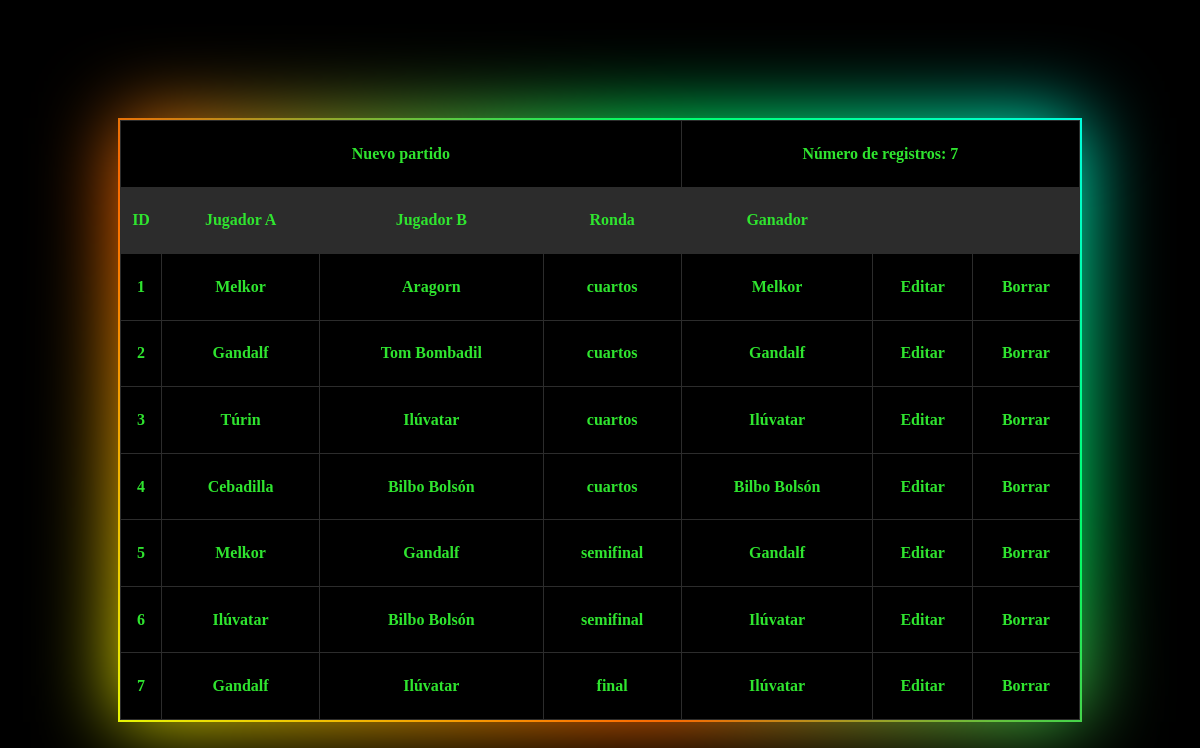
Screenshot of /U4/Ping_pong/vistas/gestionTorneosVista.php?modo=edicion&id=1 with the database file from the repository.
### tables this page shows
CREATE TABLE T_Partido (
    id_partido INT PRIMARY KEY AUTO_INCREMENT,
    id_torneo INT,
    tipo_partido ENUM('cuartos', 'semifinal', 'final'),
    jugador_a varchar(50),
    jugador_b varchar(50),
    ganador varchar(50),
    FOREIGN KEY (id_torneo) REFERENCES T_Torneo (id_torneo)
);

### U4/Ping_pong/accesoDatos/gestionTorneosVistaAccesoDatos.php (called while the page is built, shortened)
<?php
class partidoAccesoDatos {
    function obtener() {
        $conexion = mysqli_connect('localhost','root','1234');
        if (isset($_GET['id'])) {
            $idTorneo = $_GET['id'];
            mysqli_select_db($conexion, 'torneos_pingPong');
        $consulta = mysqli_prepare($conexion, "SELECT
                                                    id_torneo,
                                                    id_partido,
                                                    jugador_a,
                                                    jugador_b,
                                                    tipo_partido,
                                                    ganador
                                                FROM
                                                    T_Partido
                                                WHERE
                                                    id_torneo = $idTorneo;");
        $consulta->execute();
        $result = $consulta->get_result();
        $partidos = array();
        while ($myrow = $result->fetch_assoc()) {
            array_push($partidos, $myrow);
        }
        return $partidos;
        }
    }
}
?>

### U4/Ping_pong/negocio/gestionTorneosVistaReglasNegocio.php (called while the page is built, shortened)
<?php
require("../accesoDatos/gestionTorneosVistaAccesoDatos.php");
class gestionTorneosVistaReglasNegocio {
    private $ID;
    private $JUGADOR_A;
    private $JUGADOR_B;
    private $RONDA;
    private $GANADOR;
    function init($idTorneo, $id, $jugadorA, $jugadorB, $ronda, $ganador) {
        $this->ID = $id;
        $this->JUGADOR_A = $jugadorA;
        $this->JUGADOR_B = $jugadorB;
        $this->RONDA = $ronda;
        $this->GANADOR = $ganador;
    }
    function getID() {
        return $this->ID;
    }
    function getJUGADOR_A() {
        return $this->JUGADOR_A;
    }
    function getJUGADOR_B() {
        return $this->JUGADOR_B;
    }
    function getRONDA(){
        return $this->RONDA;
    }
    function getGANADOR(){
        return $this->GANADOR;
    }
    function obtener() {
        $partidosDAL = new partidoAccesoDatos();
        $resultadosPartido = $partidosDAL->obtener();
        $listaPartidos = array();
        foreach($resultadosPartido as $partidos){
            $oGestionTorneosReglasNegocio = new gestionTorneosVistaReglasNegocio();
            $oGestionTorneosReglasNegocio->init($partidos['id_torneo'], $partidos['id_partido'], $partidos['jugador_a'], $partidos['jugador_b'], $partidos['tipo_partido'], $partidos['ganador']);
            array_push($listaPartidos, $oGestionTorneosReglasNegocio);
        }
        return $listaPartidos;
    }
}
?>

### U4/Ping_pong/vistas/gestionTorneosVista.php (the view, shortened to what this page needs)
<!DOCTYPE html>
<html lang='en'>
<head>
    <link rel='stylesheet' href='../css/gestionTorneosVista.css'>
</head>
<body>
<?php
    require('../negocio/gestionTorneosVistaReglasNegocio.php');
    $partidosBL = new gestionTorneosVistaReglasNegocio();
    $tipoPagina = $_GET['modo'];
    if ($tipoPagina == 'edicion') {
        $datosPartidos = $partidosBL->obtener();
        echo ("<div class='bloque brillo'>
                <table>
                    <tr class='nuevo'>
                        <th colspan='4'>
                            <a href=''>Nuevo partido</a>
                        </th>
                        <th colspan='3'>Número de registros: ".count($datosPartidos)."</th>
                    </tr>
                    <tr class='identificador'>
                        <th>ID</th>
                        <th>Jugador A</th>
                        <th>Jugador B</th>
                        <th>Ronda</th>
                        <th>Ganador</th>
                        <th></th>
                        <th></th>
                    </tr>");
                    foreach ($datosPartidos as $partidos){
                        echo "<tr>";
                        echo "<th>".$partidos->getID()."</th>";
                        echo "<th>".$partidos->getJUGADOR_A()."</th>";
                        echo "<th>".$partidos->getJUGADOR_B()."</th>";
                        echo "<th>".$partidos->getRONDA()."</th>";
                        echo "<th>".$partidos->getGANADOR()."</th>";
                        echo "<th><a class='editar' href=''>Editar</a></th>";
                        echo "<th><a class='editar' href=''>Borrar</a></th>";
                        echo "</tr>";
                    }
                echo "</table>
                    </div>";
    }
?>
</body>
</html>

### U4/Ping_pong/css/gestionTorneosVista.css (style rules this page uses)
* { margin: 0px; padding: 0px; }
body { background-color: black; }
.bloque { position: relative; margin: 10% auto 0; width: 80%; height: 600px; background: black; }
.brillo::before, .brillo::after { content: ''; position: absolute; left: -2px; top: -2px; background: linear-gradient(45deg, #e6fb04,#ff6600,#00ff66,#00ffff,#ff00ff,#ff0099,#6e0dd0,#ff3300,#099fff); background-size: 400%; width: calc(100% + 4px); height: calc(100% + 4px); z-index: -1; animation: brilloAnimacion 20s linear infinite; }
.brillo::after { filter: blur(40px); }
table, th, td { border: 1px solid rgb(44,44,44); border-collapse: collapse; color: hsl(120, 77%, 54%); }
table { width: 100%; height: 100%; }
.identificador { background-color: rgb(44,44,44); }
a { color: hsl(120, 77%, 54%); text-decoration: none; }

### rows the page displays
t_partido: id_partido "1", jugador_a "Melkor", jugador_b "Aragorn", tipo_partido "cuartos", ganador "Melkor"
t_partido: id_partido "2", jugador_a "Gandalf", jugador_b "Tom Bombadil", tipo_partido "cuartos", ganador "Gandalf"
t_partido: id_partido "3", jugador_a "Túrin", jugador_b "Ilúvatar", tipo_partido "cuartos", ganador "Ilúvatar"
t_partido: id_partido "4", jugador_a "Cebadilla", jugador_b "Bilbo Bolsón", tipo_partido "cuartos", ganador "Bilbo Bolsón"
t_partido: id_partido "5", jugador_a "Melkor", jugador_b "Gandalf", tipo_partido "semifinal", ganador "Gandalf"
t_partido: id_partido "6", jugador_a "Ilúvatar", jugador_b "Bilbo Bolsón", tipo_partido "semifinal", ganador "Ilúvatar"
t_partido: id_partido "7", jugador_a "Gandalf", jugador_b "Ilúvatar", tipo_partido "final", ganador "Ilúvatar"

### other values shown
count($datosPartidos) "7"
